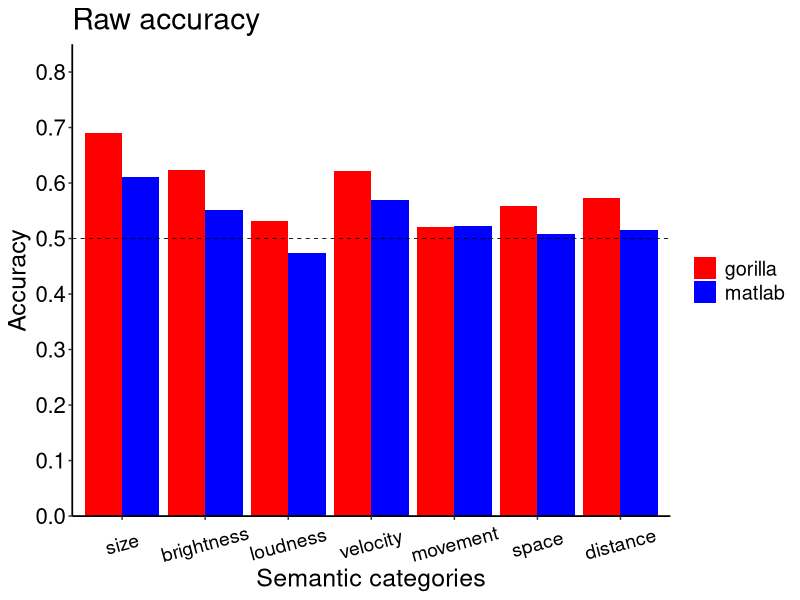
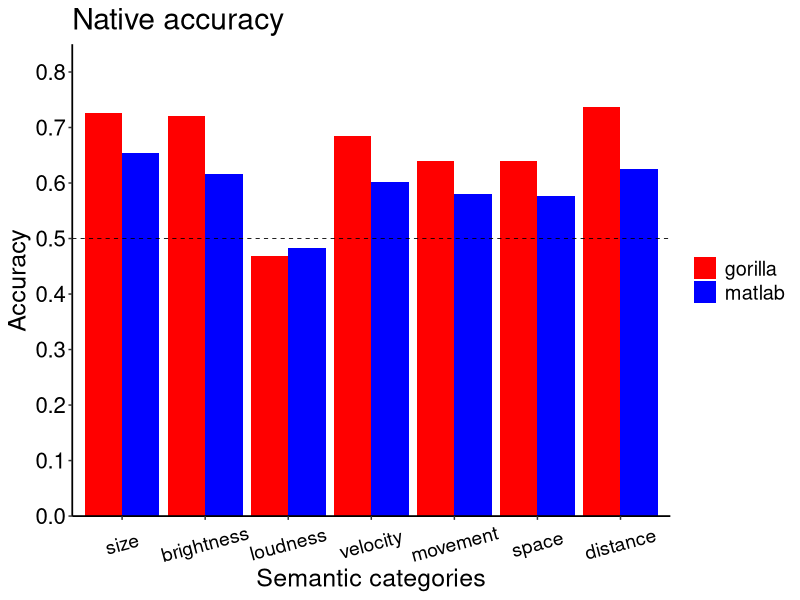

Here is the R script that generated these plots, in order:
## ---- chunk 1
# Load and install, if missing, the recquired packages
list.of.packages <- c("dplyr", "ggplot2", "knitr", "reshape2")
new.packages <- list.of.packages[!(list.of.packages %in% installed.packages()[,"Package"])]
if(length(new.packages)) install.packages(new.packages)

lapply(list.of.packages, library, character.only = TRUE)

knitr::opts_chunk$set(echo = TRUE)
## ---- chunk 2
SCreframed_gorilla <- read.table('SCreframed_gorilla.tsv', 
                                 header = T, 
                                 sep = '\t')

SCreframed_matlab <- read.table('SCreframed_matlab.tsv', 
                                header = T, 
                                sep = '\t')

SCreframed_gorilla$version <- rep('gorilla', nrow(SCreframed_gorilla))
SCreframed_matlab$version <- rep('matlab', nrow(SCreframed_matlab))

SC_all <- rbind(SCreframed_gorilla, SCreframed_matlab)
## ---- chunk 3
summary(SC_all)
## ---- chunk 4
table(SC_all$subjID, SC_all$category)
## ---- chunk 5
levels(SCreframed_gorilla$subjID)
## ---- chunk 6
levels(SCreframed_matlab$subjID)
## ---- chunk 7
SC_all$raw_accuracy <- as.integer(SC_all$Response == SC_all$meaning)

SCreframed_gorilla$raw_accuracy <- as.integer(SCreframed_gorilla$Response == SCreframed_gorilla$meaning)
SCreframed_matlab$raw_accuracy <- as.integer(SCreframed_matlab$Response == SCreframed_matlab$meaning)


SC_all %>%
  group_by(version) %>%
  summarize(raw_accuracy = mean(raw_accuracy), 
            .groups = 'keep')
## ---- chunk 8
SC_all$native_accuracy <- ifelse(SC_all$value == 'good_op', 
                                 abs(SC_all$raw_accuracy - 1), 
                                 SC_all$raw_accuracy + 0)

SCreframed_gorilla$native_accuracy <- ifelse(SCreframed_gorilla$value == 'good_op', 
                                             abs(SCreframed_gorilla$raw_accuracy - 1), 
                                             SCreframed_gorilla$raw_accuracy + 0)
SCreframed_matlab$native_accuracy <- ifelse(SCreframed_matlab$value == 'good_op', 
                                            abs(SCreframed_matlab$raw_accuracy - 1), 
                                            SCreframed_matlab$raw_accuracy + 0)

SC_all %>%
  group_by(version) %>%
  summarize(native_acc = mean(native_accuracy), 
            .groups = 'keep')
## ---- chunk 9
SC_all %>%
  group_by(version) %>%
  summarize(raw_acc = mean(raw_accuracy), 
            native_acc = mean(native_accuracy), 
            .groups = 'keep')
## ---- chunk 10
category_acc <- SC_all %>%
  group_by(category, version) %>%
  summarize(raw_acc = mean(raw_accuracy), native_acc = mean(native_accuracy), 
            .groups = 'keep')

print(category_acc)

## ---- chunk 11
reshape2::dcast(melt(category_acc, id = c("category", "version")), category ~ version + variable, value.var = "value", drop = FALSE)
## ---- chunk 12
category_acc_tidy <-  melt(category_acc, 
                           measure.vars = c('raw_acc', 'native_acc'),
                           variable.name = 'accuracy_id',
                           value.name = 'accuracy')

ggplot(data = subset(category_acc_tidy, accuracy_id == "raw_acc"), 
       aes(x = as.factor(category), y = accuracy, fill = version)) +
  geom_bar(stat="identity", position=position_dodge()) +
  theme_classic() +
  scale_fill_manual(values=c('red','blue'), labels=c('gorilla', 'matlab')) +
  scale_y_continuous(limits=c(0, 0.85), breaks=seq(0, 0.85, 0.1), expand = c(0,0)) +
  scale_x_discrete(limits=c("1", "3", "4", "6", "7", "8", "9"),
                   labels = c("size", "brightness", "loudness", "velocity", "movement", "space", "distance")) + 
  labs(x="Semantic categories", y="Accuracy") +
  ggtitle("Raw accuracy") +
  theme(
    text=element_text(size=18), 
    axis.line = element_line(size = 0.6), 
    axis.text.x = element_text(size=14,colour="black",
                               angle = 15,
                               vjust = .5, 
                               hjust = 0.5),
    axis.text.y = element_text(size=16, colour='black'), 
    legend.title=element_blank())+
  geom_hline(yintercept=c(0.5), linetype="dashed", colour="black", size=0.3)

ggplot(data = subset(category_acc_tidy, accuracy_id == "native_acc"), 
       aes(x = as.factor(category), y = accuracy, fill = version)) +
  geom_bar(stat="identity", position=position_dodge()) +
  theme_classic() +
  scale_fill_manual(values=c('red','blue'), labels=c('gorilla', 'matlab')) +
  scale_y_continuous(limits=c(0, 0.85), breaks=seq(0, 0.85, 0.1), expand = c(0,0)) +
  scale_x_discrete(limits=c("1", "3", "4", "6", "7", "8", "9"),
                   labels = c("size", "brightness", "loudness", "velocity", "movement", "space", "distance")) + 
  labs(x="Semantic categories", y="Accuracy") +
  ggtitle("Native accuracy") +
  theme(
    text=element_text(size=18), 
    axis.line = element_line(size = 0.6), 
    axis.text.x = element_text(size=14,colour="black",
                               angle = 15,
                               vjust = .5, 
                               hjust = 0.5), 
    axis.text.y = element_text(size=16, colour='black'), 
    legend.title=element_blank())+
  geom_hline(yintercept=c(0.5), linetype="dashed", colour="black", size=0.3)

